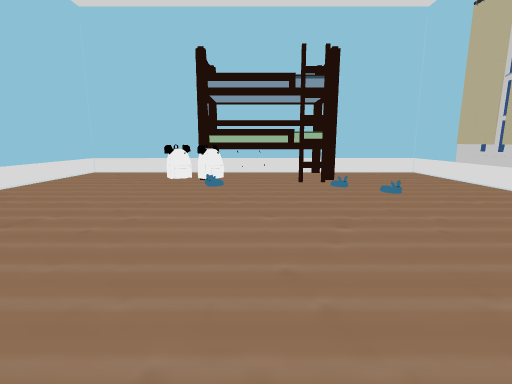
[1] (above)

18 first-person views from a walk through a scene from a Unity 3-D project. The camera is 1.3 m above the floor, tilts 10° down and sees 85° across. The floor is counted in squares, 0.56 m on a side. Each view is taken from the middle of a square. On the plan, view 1 faces up. The plan holds only what a view shows up to about 18 squares ahead; the rest is blank. The player is left out. Door leaves are left out, so doorways stand open. Some surface patterns are stand-ins.

[2]
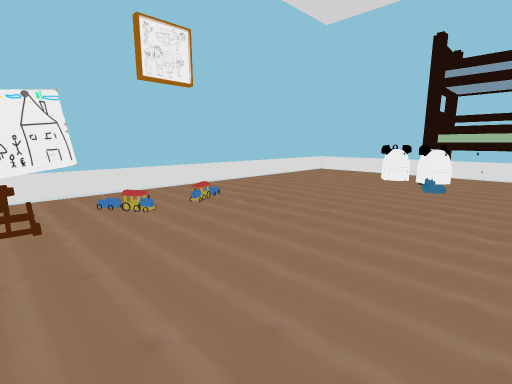

[3]
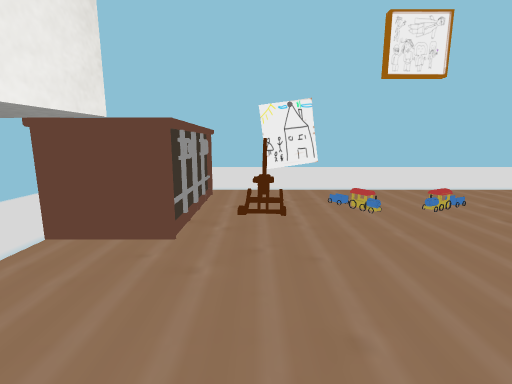

[4]
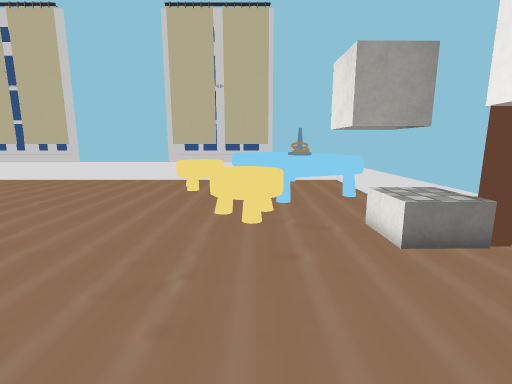

[5]
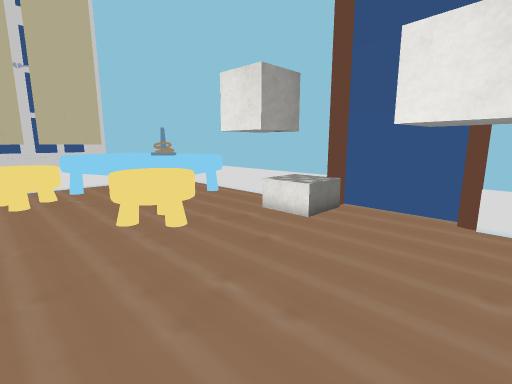

[6]
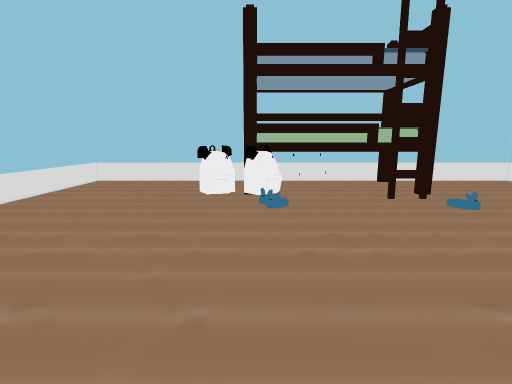

[7]
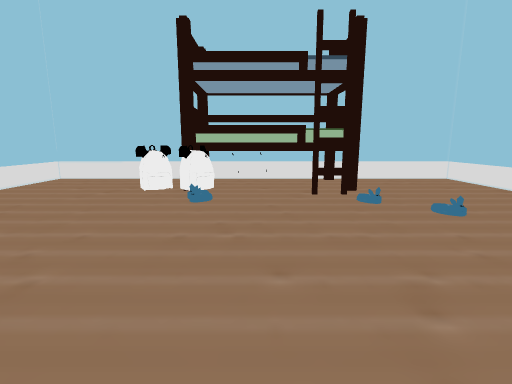

[8]
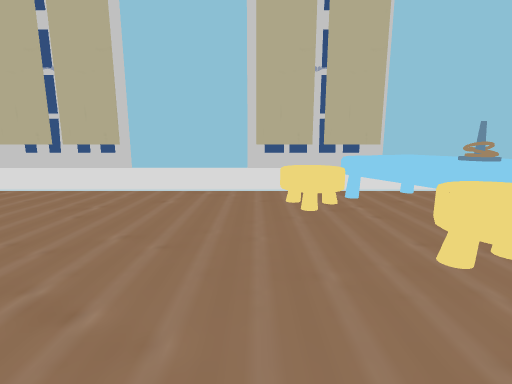

[9]
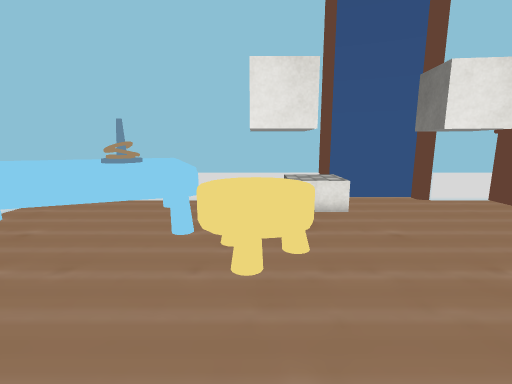

[10]
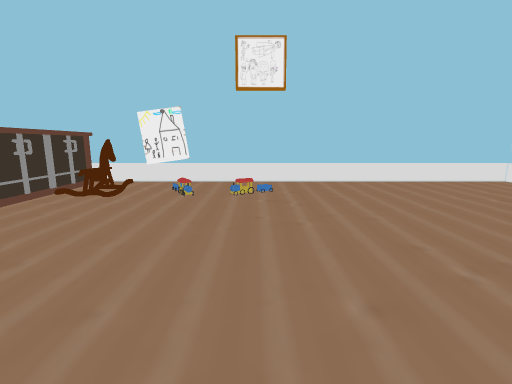

[11]
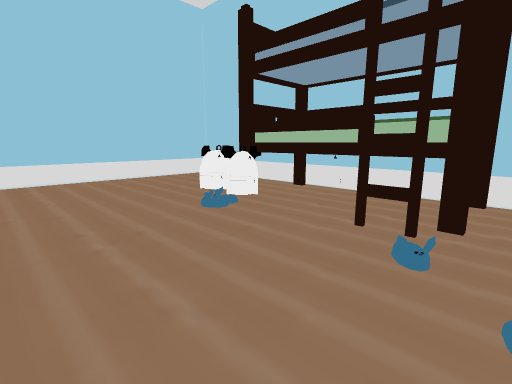

[12]
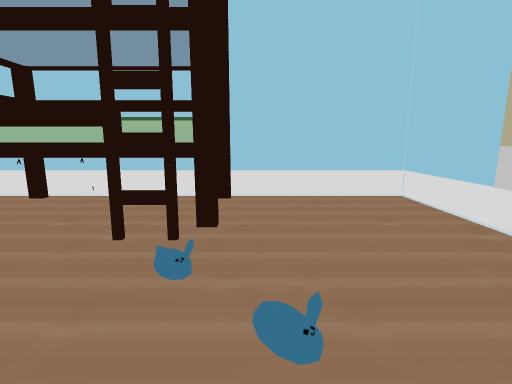

[13]
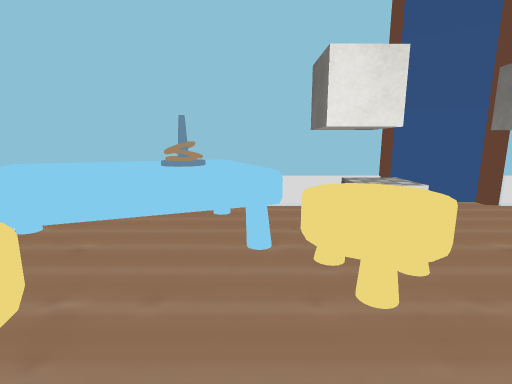

[14]
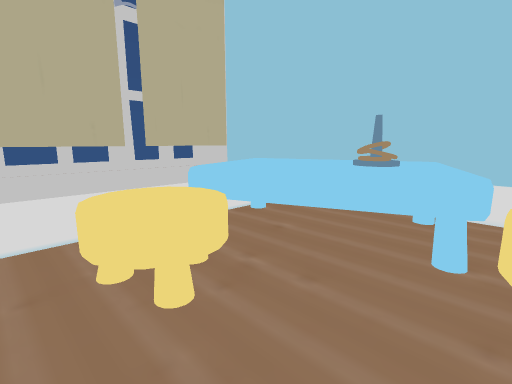

[15]
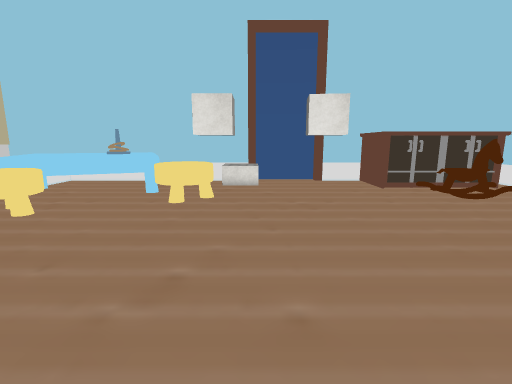

[16]
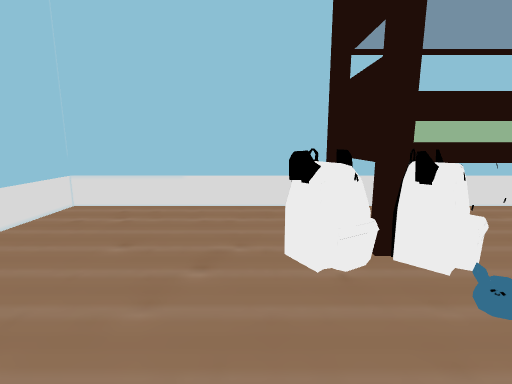

[17]
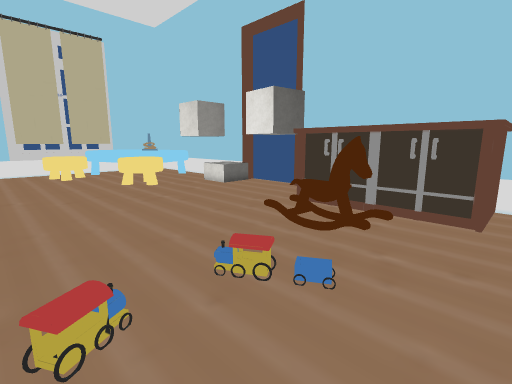

[18]
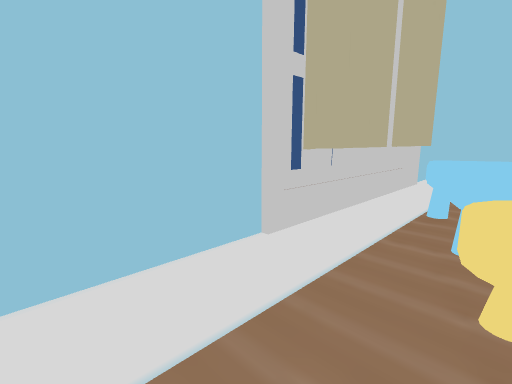

### Floor plan
Key: @ floor where view 1 was taken; # wall or solid block; . main floor; : floor 0.25 m higher than the main floor; D open door; C cube; O other object.
Columns run from 13 left of view 1 to 13 right of it. Each row starts with its distance up from view 1.
 22 ##########################
 21 #........OOOOOOOOOO......#
 20 #........OOOOOOOOOO......#
 19 #........OOOOOOOOOO......#
 18 #.......  OOOOOOOOO......#
 17 #.......OOOOOOOOOO.......#
 16 #.......OOOO....OO.......#
 15 #..........:.............#
 14 #........................#
 13 #........................#
 12 #........................#
 11 #........................#
 10 #........................#
  9 #........................#
  8 #........................#
  7 #........................#
  6 #........................#
  5 #........................#
  4 #.....................OO.#
  3 #....................OOOO#
  2 #.....................OO.#
  1 #...............OOO...OOO##
  0 #...OOO......@..OOO.OOOOO##
 -1 #...............OO OOOOOOO#
 -2 #.OOOOOOO.......CC.OOOOOOO#
 -3 #.O     OC.C..CCCC.OOOOOOO#
 -4 #.O     OC.C..CCCC..OO ..##
 -5 ##OOOOOO###CDDCC###########
 -6           #DDDD

Positions as (right, up) in squares from view 1, and headings:
1: (0, 0), facing up
2: (1, 0), facing up-left
3: (1, 0), facing left
4: (-5, 0), facing right
5: (-4, 4), facing down-right
6: (-3, 5), facing up
7: (0, 4), facing up
8: (-1, 5), facing right
9: (4, 6), facing down
10: (4, 7), facing left
11: (6, 9), facing up-left
12: (6, 10), facing up
13: (6, 5), facing down
14: (5, 5), facing down-right
15: (1, 12), facing down
16: (-6, 12), facing up
17: (-12, 7), facing down-right
18: (10, 8), facing down-right
